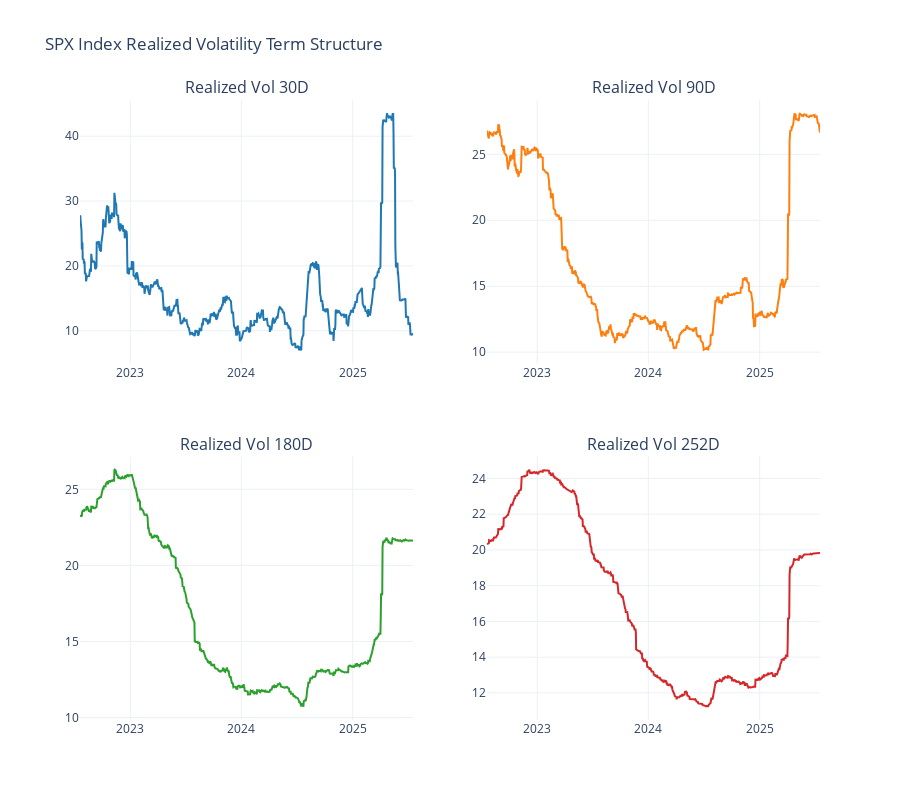

Notebook code cell kept with this figure:
### Markdown cell above
### 2. Realized Volatility Time Series Analysis

### Code cell
# Create comprehensive realized volatility chart
available_realized_cols = [col for col in realized_cols if col in spx_realized.columns]

if len(available_realized_cols) > 0:
    # Determine subplot layout based on available columns
    n_cols = len(available_realized_cols)
    if n_cols <= 2:
        rows, cols = 1, n_cols
    else:
        rows, cols = 2, 2
    
    fig = make_subplots(
        rows=rows, cols=cols,
        subplot_titles=[f'{col.replace("_", " ").title()}' for col in available_realized_cols[:4]],
        vertical_spacing=0.15
    )

    colors = ['#1f77b4', '#ff7f0e', '#2ca02c', '#d62728']
    
    for i, col_name in enumerate(available_realized_cols[:4]):
        row = (i // cols) + 1
        col = (i % cols) + 1
        
        data_to_plot = spx_realized[spx_realized[col_name].notna()]
        
        fig.add_trace(
            go.Scatter(
                x=data_to_plot['date'],
                y=data_to_plot[col_name],
                mode='lines',
                name=col_name,
                line=dict(color=colors[i % len(colors)], width=2),
                hovertemplate=f'<b>{col_name}</b><br>' +
                             'Date: %{x}<br>' +
                             'Volatility: %{y:.2f}%<extra></extra>'
            ),
            row=row, col=col
        )

    fig.update_layout(
        title='SPX Index Realized Volatility Term Structure',
        height=600 if rows == 1 else 800,
        showlegend=False,
        template='plotly_white'
    )

    fig.show()
else:
    print("No realized volatility columns found in the data")

### Figure 1 — Plotly figure (JSON) as saved in the notebook; plotly's stock layout.template omitted (floating-point values rounded to 4 significant figures; data arrays with more than 128 entries replaced by an {"elided": "..."} marker saying what was removed)
{"data": [{"hovertemplate": "<b>realized_vol_30d</b><br>Date: %{x}<br>Volatility: %{y:.2f}%<extra></extra>", "line": {"color": "#1f77b4", "width": 2}, "mode": "lines", "name": "realized_vol_30d", "type": "scatter", "x": {"elided": "752 str values"}, "xaxis": "x", "y": {"elided": "752 float values"}, "yaxis": "y"}, {"hovertemplate": "<b>realized_vol_90d</b><br>Date: %{x}<br>Volatility: %{y:.2f}%<extra></extra>", "line": {"color": "#ff7f0e", "width": 2}, "mode": "lines", "name": "realized_vol_90d", "type": "scatter", "x": {"elided": "752 str values"}, "xaxis": "x2", "y": {"elided": "752 float values"}, "yaxis": "y2"}, {"hovertemplate": "<b>realized_vol_180d</b><br>Date: %{x}<br>Volatility: %{y:.2f}%<extra></extra>", "line": {"color": "#2ca02c", "width": 2}, "mode": "lines", "name": "realized_vol_180d", "type": "scatter", "x": {"elided": "752 str values"}, "xaxis": "x3", "y": {"elided": "752 float values"}, "yaxis": "y3"}, {"hovertemplate": "<b>realized_vol_252d</b><br>Date: %{x}<br>Volatility: %{y:.2f}%<extra></extra>", "line": {"color": "#d62728", "width": 2}, "mode": "lines", "name": "realized_vol_252d", "type": "scatter", "x": {"elided": "752 str values"}, "xaxis": "x4", "y": {"elided": "752 float values"}, "yaxis": "y4"}], "layout": {"annotations": [{"font": {"size": 16}, "showarrow": false, "text": "Realized Vol 30D", "x": 0.225, "xanchor": "center", "xref": "paper", "y": 1, "yanchor": "bottom", "yref": "paper"}, {"font": {"size": 16}, "showarrow": false, "text": "Realized Vol 90D", "x": 0.775, "xanchor": "center", "xref": "paper", "y": 1, "yanchor": "bottom", "yref": "paper"}, {"font": {"size": 16}, "showarrow": false, "text": "Realized Vol 180D", "x": 0.225, "xanchor": "center", "xref": "paper", "y": 0.425, "yanchor": "bottom", "yref": "paper"}, {"font": {"size": 16}, "showarrow": false, "text": "Realized Vol 252D", "x": 0.775, "xanchor": "center", "xref": "paper", "y": 0.425, "yanchor": "bottom", "yref": "paper"}], "height": 800, "showlegend": false, "title": {"text": "SPX Index Realized Volatility Term Structure"}, "xaxis": {"anchor": "y", "domain": [0, 0.45]}, "xaxis2": {"anchor": "y2", "domain": [0.55, 1]}, "xaxis3": {"anchor": "y3", "domain": [0, 0.45]}, "xaxis4": {"anchor": "y4", "domain": [0.55, 1]}, "yaxis": {"anchor": "x", "domain": [0.575, 1]}, "yaxis2": {"anchor": "x2", "domain": [0.575, 1]}, "yaxis3": {"anchor": "x3", "domain": [0, 0.425]}, "yaxis4": {"anchor": "x4", "domain": [0, 0.425]}}}
